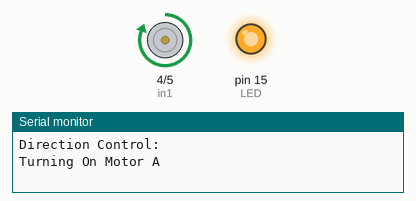
Recording of a sketch running on a simulated Arduino Uno, built with avr-gcc and run on an emulated ATmega328P. On the bench: motor-driver pin pairs drawn as motors (green arrow = first pin HIGH = forward, orange = second pin HIGH = backward, longer = more drive, scaled by the enable pin), output pins drawn as LEDs (lit = HIGH), the last lines printed to the serial monitor.

Above: at 1.0 s.
At 5.7 s:
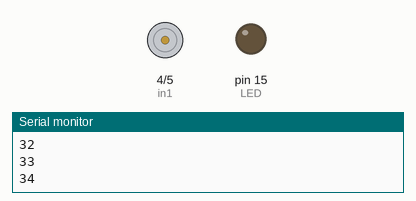
At 10.1 s:
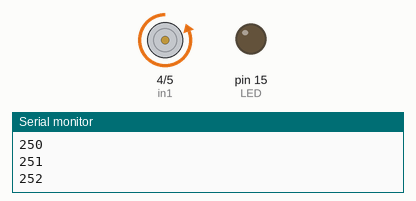
At 19.3 s:
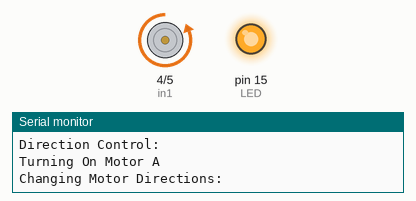
Timing chart, 0 to 21.2 s (numbered marks = the images above):
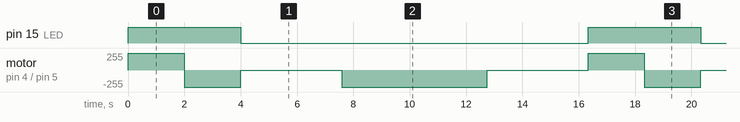

The sketch:

MotorTesting.ino
```cpp
// Motor A connections
int enA = 2;
int in1 = 4;
int in2 = 5;
int LED = 15; // Assign LED pin i.e: D1 on NodeMCU
void setup() {
	// Set all the motor control pins to outputs
  Serial.begin(115200);
  pinMode(LED, OUTPUT);
	pinMode(enA, OUTPUT);
	pinMode(in1, OUTPUT);
	pinMode(in2, OUTPUT);
  Serial.setDebugOutput(true);

	// Turn off motors - Initial state
	digitalWrite(in1, LOW);
	digitalWrite(in2, LOW);
}

void loop() {
  Serial.println("Direction Control:");
	directionControl();
	delay(1000);
  Serial.println("Speed Control: ");
	speedControl();
	delay(1000);
}

// This function lets you control spinning direction of motors
void directionControl() {
	// Set motors to maximum speed
	// For PWM maximum possible values are 0 to 255
	analogWrite(enA, 255);
  Serial.println("Turning On Motor A ");
  digitalWrite(LED, HIGH);
	// Turn on motor A & B
	digitalWrite(in1, HIGH);
	digitalWrite(in2, LOW);
	delay(2000);
	Serial.println("Changing Motor Directions: ");
	// Now change motor directions
	digitalWrite(in1, LOW);
	digitalWrite(in2, HIGH);
	delay(2000);
	Serial.println("Turing OFF Motors");
  digitalWrite(LED, LOW);
	// Turn off motors
	digitalWrite(in1, LOW);
	digitalWrite(in2, LOW);
}

// This function lets you control speed of the motors
void speedControl() {
	// Turn on motors
	digitalWrite(in1, LOW);
	digitalWrite(in2, HIGH);
	Serial.println("Accelerating From 0 to 256 Speed");
	// Accelerate from zero to maximum speed
	for (int i = 0; i < 256; i++) {
		analogWrite(enA, i);
    Serial.println(i);
		delay(20);
	}
	Serial.println("De-accerlating From 256-0 Speed");
	// Decelerate from maximum speed to zero
	for (int i = 255; i >= 0; --i) {
		analogWrite(enA, i);
    Serial.println(i);
		delay(20);
	}
	Serial.println("Stopping Motors");
	// Now turn off motors
	digitalWrite(in1, LOW);
	digitalWrite(in2, LOW);
}
```

Measured:
- by itself, pin 15 (LED): alternates HIGH for 4.0 s and LOW for 12.3 s
- by itself, motor on pin 4 (in1) / pin 5 (in2): repeats every 16.3 s: backward 255/255 2.0 s, stopped 3.6 s, backward 255/255 5.2 s, stopped 3.6 s, forward 255/255 2.0 s
